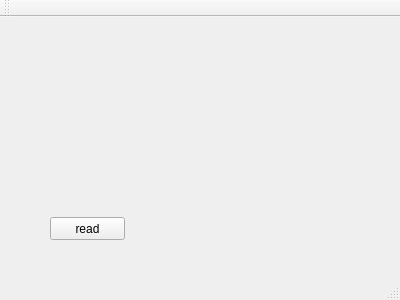
<?xml version="1.0" encoding="UTF-8"?>
<ui version="4.0">
 <class>MainWindow</class>
 <widget class="QMainWindow" name="MainWindow">
  <property name="geometry">
   <rect>
    <x>0</x>
    <y>0</y>
    <width>400</width>
    <height>300</height>
   </rect>
  </property>
  <property name="windowTitle">
   <string>MainWindow</string>
  </property>
  <widget class="QWidget" name="centralWidget">
   <widget class="QPushButton" name="readButton">
    <property name="geometry">
     <rect>
      <x>50</x>
      <y>200</y>
      <width>75</width>
      <height>23</height>
     </rect>
    </property>
    <property name="text">
     <string>read</string>
    </property>
   </widget>
  </widget>
  <widget class="QMenuBar" name="menuBar">
   <property name="geometry">
    <rect>
     <x>0</x>
     <y>0</y>
     <width>400</width>
     <height>23</height>
    </rect>
   </property>
  </widget>
  <widget class="QToolBar" name="mainToolBar">
   <attribute name="toolBarArea">
    <enum>TopToolBarArea</enum>
   </attribute>
   <attribute name="toolBarBreak">
    <bool>false</bool>
   </attribute>
  </widget>
  <widget class="QStatusBar" name="statusBar"/>
 </widget>
 <layoutdefault spacing="6" margin="11"/>
 <resources/>
 <connections/>
</ui>
